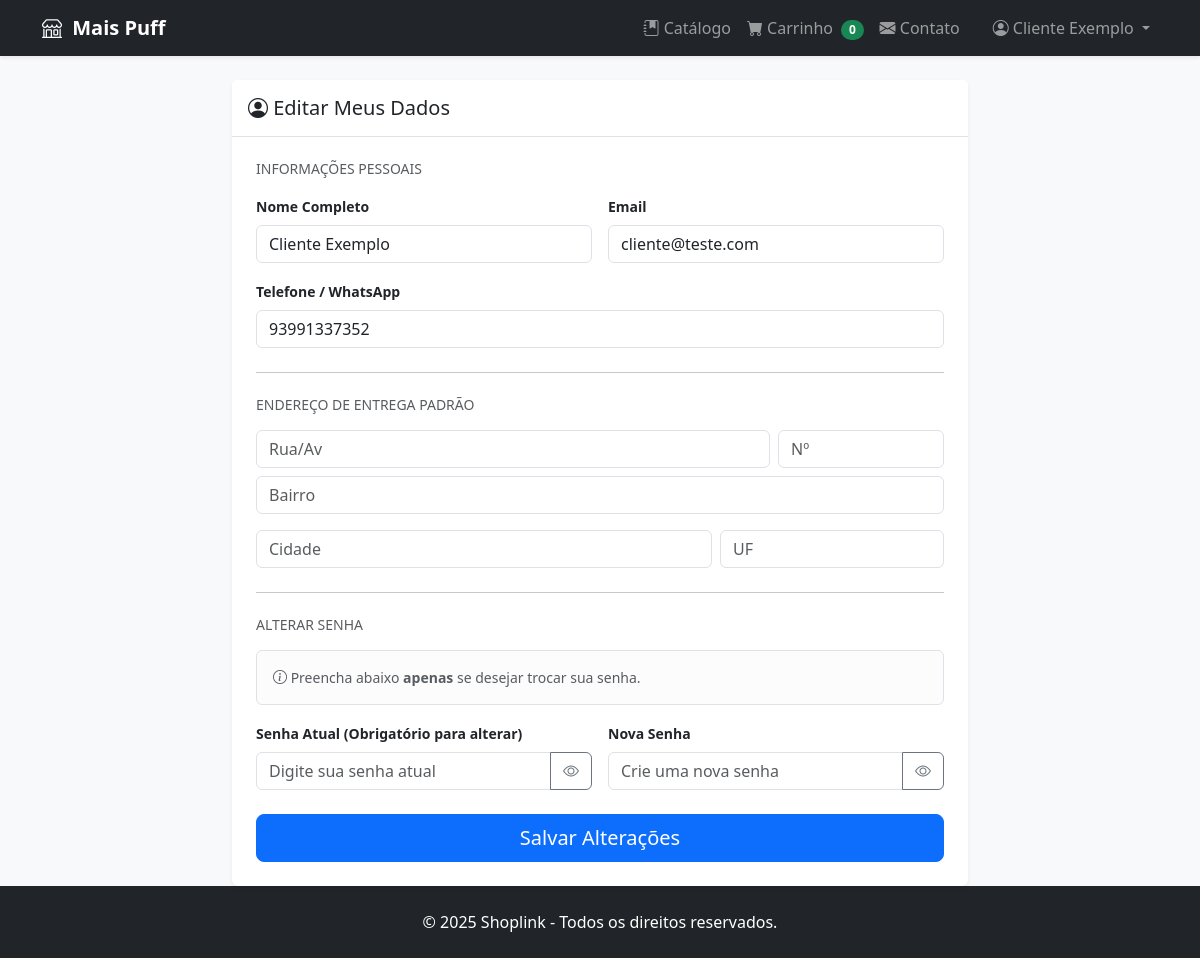
The app's page /minha_conta.php (signed in) with its own data.
### tables this page shows
CREATE TABLE `configuracoes` (
  `id` int(11) NOT NULL,
  `chave` varchar(50) NOT NULL,
  `valor` varchar(255) NOT NULL
);

CREATE TABLE `usuarios` (
  `id` int(11) NOT NULL,
  `nome` varchar(255) NOT NULL,
  `email` varchar(255) NOT NULL,
  `telefone` varchar(20) DEFAULT NULL,
  `endereco_cep` varchar(10) DEFAULT NULL,
  `endereco_rua` varchar(255) DEFAULT NULL,
  `endereco_numero` varchar(20) DEFAULT NULL,
  `endereco_bairro` varchar(100) DEFAULT NULL,
  `endereco_cidade` varchar(100) DEFAULT NULL,
  `endereco_estado` varchar(50) DEFAULT NULL,
  `endereco_complemento` varchar(100) DEFAULT NULL,
  `senha_hash` varchar(255) NOT NULL,
  `role` enum('admin','cliente') NOT NULL DEFAULT 'cliente',
  `data_cadastro` datetime DEFAULT current_timestamp()
);

### minha_conta.php (the view, shortened to what this page needs)
<?php
require_once 'config/database.php';
require_once 'includes/header_public.php';
$id = $_SESSION['id_usuario'];
$stmt = $pdo->prepare('SELECT * FROM usuarios WHERE id = :id');
$stmt->execute([':id' => $id]);
$usuario = $stmt->fetch();
?>
<div class="row justify-content-center">
    <div class="col-lg-8">
        <div class="card shadow-sm border-0">
            <div class="card-header bg-white py-3 border-bottom">
                <h4 class="h5 mb-0"><i class="bi bi-person-circle"></i> Editar Meus Dados</h4>
            </div>
            <div class="card-body p-4">
                <form method="post" action="minha_conta.php">
                    <h6 class="text-muted small text-uppercase mb-3">Informações Pessoais</h6>
                    <div class="row g-3">
                        <div class="col-md-6">
                            <label class="form-label small fw-bold">Nome Completo</label>
                            <input type="text" name="nome" class="form-control" value="<?php echo htmlspecialchars($usuario['nome']); ?>" required>
                        </div>
                        <div class="col-md-6">
                            <label class="form-label small fw-bold">Email</label>
                            <input type="email" name="email" class="form-control" value="<?php echo htmlspecialchars($usuario['email']); ?>" required>
                        </div>
                        <div class="col-md-12">
                            <label class="form-label small fw-bold">Telefone / WhatsApp</label>
                            <input type="text" name="telefone" class="form-control" value="<?php echo htmlspecialchars($usuario['telefone'] ?? ''); ?>">
                        </div>
                    </div>
                    <hr class="my-4">
                    <h6 class="text-muted small text-uppercase mb-3">Endereço de Entrega Padrão</h6>
                    <div class="row g-2 mb-2">
                        <div class="col-9">
                            <input type="text" name="endereco_rua" class="form-control" placeholder="Rua/Av" value="<?php echo htmlspecialchars($usuario['endereco_rua'] ?? ''); ?>">
                        </div>
                        <div class="col-3">
                            <input type="text" name="endereco_numero" class="form-control" placeholder="Nº" value="<?php echo htmlspecialchars($usuario['endereco_numero'] ?? ''); ?>">
                        </div>
                    </div>
                    <div class="row g-2">
                        <div class="col-12">
                            <input type="text" name="endereco_bairro" class="form-control mb-2" placeholder="Bairro" value="<?php echo htmlspecialchars($usuario['endereco_bairro'] ?? ''); ?>">
                        </div>
                        <div class="col-8">
                            <input type="text" name="endereco_cidade" class="form-control" placeholder="Cidade" value="<?php echo htmlspecialchars($usuario['endereco_cidade'] ?? ''); ?>">
                        </div>
                        <div class="col-4">
                            <input type="text" name="endereco_estado" class="form-control" placeholder="UF" value="<?php echo htmlspecialchars($usuario['endereco_estado'] ?? ''); ?>">
                        </div>
                    </div>
                    <hr class="my-4">
                    <h6 class="text-muted small text-uppercase mb-3 text-danger">Alterar Senha</h6>
                    <div class="alert alert-light border text-muted small">
                        <i class="bi bi-info-circle"></i> Preencha abaixo <strong>apenas</strong> se desejar trocar sua senha.
                    </div>
                    <div class="row g-3">
                        <div class="col-md-6">
                            <label class="form-label small fw-bold">Senha Atual (Obrigatório para alterar)</label>
                            <input type="password" name="senha_atual" class="form-control" placeholder="Digite sua senha atual">
                        </div>
                        <div class="col-md-6">
                            <label class="form-label small fw-bold">Nova Senha</label>
                            <input type="password" name="nova_senha" class="form-control" placeholder="Crie uma nova senha">
                        </div>
                    </div>
                    <div class="d-grid mt-4">
                        <button class="btn btn-primary btn-lg">Salvar Alterações</button>
                    </div>
                </form>
            </div>
        </div>
    </div>
</div>
<?php require_once 'includes/footer_public.php'; ?>

### includes/header_public.php (shortened to what this page needs)
<?php
$nome_loja_exibicao = "Shoplink";
if (isset($pdo)) {
    try {
        $stmt_conf = $pdo->query("SELECT valor FROM configuracoes WHERE chave = 'nome_loja'");
        $resultado_nome = $stmt_conf->fetchColumn();
        if ($resultado_nome) {
            $nome_loja_exibicao = $resultado_nome;
        }
    } catch (Exception $e) {
    }
}
?>
<!DOCTYPE html>
<html lang="pt-BR" class="h-100">
<head>
    <link href="https://cdn.jsdelivr.net/npm/bootstrap@5.3.3/dist/css/bootstrap.min.css" rel="stylesheet">
    <link rel="stylesheet" href="https://cdn.jsdelivr.net/npm/bootstrap-icons@1.11.3/font/bootstrap-icons.min.css">
    <link rel="stylesheet" href="assets/css/style.css">
</head>
<body class="d-flex flex-column min-vh-100">
    <header class="navbar navbar-expand-lg navbar-dark bg-dark shadow-sm sticky-top">
        <div class="container">
            <a class="navbar-brand fw-bold" href="index.php">
                <i class="bi bi-shop"></i> <?php echo htmlspecialchars($nome_loja_exibicao); ?>
            </a>
            <div class="collapse navbar-collapse" id="navbarNav">
                <ul class="navbar-nav ms-auto align-items-center">
                    <li class="nav-item">
                        <a class="nav-link" href="index.php">
                            <i class="bi bi-journal-bookmark-fill"></i> Catálogo
                        </a>
                    </li>
                    <li class="nav-item">
                        <a class="nav-link position-relative" href="carrinho.php">
                            <i class="bi bi-cart-fill"></i> Carrinho
                            <span id="cart-counter" class="badge bg-success rounded-pill ms-1">0</span>
                        </a>
                    </li>
                    <li class="nav-item">
                        <a class="nav-link" href="contato.php">
                            <i class="bi bi-envelope-fill"></i> Contato
                        </a>
                    </li>
                    <?php if (isset($_SESSION['id_usuario'])): ?>
                        <li class="nav-item dropdown">
                            <a class="nav-link dropdown-toggle" href="#" role="button" data-bs-toggle="dropdown">
                                <i class="bi bi-person-circle"></i> <?php echo htmlspecialchars($_SESSION['nome'] ?? 'Minha Conta'); ?>
                            </a>
                        </li>
                    <?php endif; ?>
                </ul>
            </div>
        </div>
    </header>
    <main class="container mt-4 flex-grow-1">

### includes/header_public.php (style rules this page uses)
body { background-color: #f8f9fa; }
.navbar-brand i { margin-right: 5px; }

### records on screen
configuracoes: valor "Mais Puff"
usuarios: nome "Cliente Exemplo", email "cliente@teste.com", telefone "93991337352"

### other values on screen
$_SESSION['nome'] "Cliente Exemplo"
